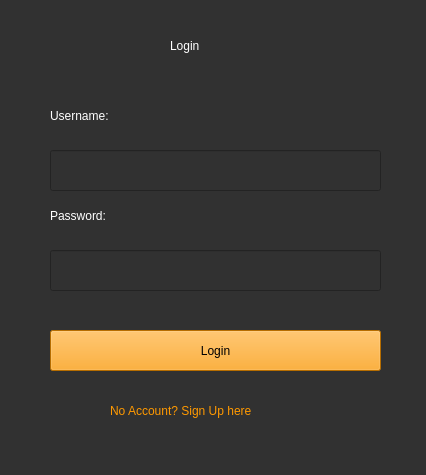
<?xml version="1.0" encoding="UTF-8"?>
<ui version="4.0">
 <class>MainWindow</class>
 <widget class="QMainWindow" name="MainWindow">
  <property name="geometry">
   <rect>
    <x>0</x>
    <y>0</y>
    <width>426</width>
    <height>475</height>
   </rect>
  </property>
  <property name="windowTitle">
   <string>MainWindow</string>
  </property>
  <property name="styleSheet">
   <string notr="true">background-color: rgb(49, 49, 49);</string>
  </property>
  <widget class="QWidget" name="centralwidget">
   <widget class="QLineEdit" name="i_password">
    <property name="geometry">
     <rect>
      <x>50</x>
      <y>250</y>
      <width>331</width>
      <height>41</height>
     </rect>
    </property>
    <property name="styleSheet">
     <string notr="true">color: rgb(255, 255, 255);
border-color: rgb(255, 153, 0);</string>
    </property>
    <property name="text">
     <string/>
    </property>
   </widget>
   <widget class="QLabel" name="l_signup">
    <property name="geometry">
     <rect>
      <x>110</x>
      <y>400</y>
      <width>211</width>
      <height>21</height>
     </rect>
    </property>
    <property name="styleSheet">
     <string notr="true">color: rgb(255, 153, 0);
font: 13pt &quot;Yu Gothic UI&quot;;</string>
    </property>
    <property name="text">
     <string>No Account? Sign Up here</string>
    </property>
   </widget>
   <widget class="QPushButton" name="b_login">
    <property name="geometry">
     <rect>
      <x>50</x>
      <y>330</y>
      <width>331</width>
      <height>41</height>
     </rect>
    </property>
    <property name="styleSheet">
     <string notr="true">background-color: rgb(255, 153, 0);
font: 16pt &quot;Yu Gothic UI&quot;;</string>
    </property>
    <property name="text">
     <string>Login</string>
    </property>
   </widget>
   <widget class="QLabel" name="l_password">
    <property name="geometry">
     <rect>
      <x>50</x>
      <y>200</y>
      <width>91</width>
      <height>31</height>
     </rect>
    </property>
    <property name="styleSheet">
     <string notr="true">font: 15pt &quot;Yu Gothic UI&quot;;
color: rgb(255, 255, 255);
</string>
    </property>
    <property name="text">
     <string>Password:</string>
    </property>
   </widget>
   <widget class="QLabel" name="l_username">
    <property name="geometry">
     <rect>
      <x>50</x>
      <y>100</y>
      <width>91</width>
      <height>31</height>
     </rect>
    </property>
    <property name="styleSheet">
     <string notr="true">font: 15pt &quot;Yu Gothic UI&quot;;
color: rgb(255, 255, 255);
</string>
    </property>
    <property name="text">
     <string>Username:</string>
    </property>
   </widget>
   <widget class="QLineEdit" name="i_username">
    <property name="geometry">
     <rect>
      <x>50</x>
      <y>150</y>
      <width>331</width>
      <height>41</height>
     </rect>
    </property>
    <property name="styleSheet">
     <string notr="true">color: rgb(255, 255, 255);
border-color: rgb(255, 153, 0);</string>
    </property>
   </widget>
   <widget class="QLabel" name="l_topic">
    <property name="geometry">
     <rect>
      <x>170</x>
      <y>20</y>
      <width>91</width>
      <height>51</height>
     </rect>
    </property>
    <property name="styleSheet">
     <string notr="true">font: 26pt &quot;Yu Gothic UI&quot;;
color: rgb(255, 255, 255);</string>
    </property>
    <property name="text">
     <string>Login</string>
    </property>
   </widget>
  </widget>
  <widget class="QStatusBar" name="statusbar"/>
 </widget>
 <resources/>
 <connections/>
</ui>
